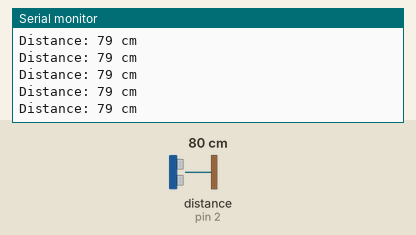
The sketch below on a simulated Arduino Uno, built with avr-gcc and run on an emulated ATmega328P. Parts: the last lines printed to the serial monitor. Wiring (inferred from the names in the program): ultrasonic range finder: trigger pin 3; echo pin 2. The inputs (shaded band) are chosen by the test bench; at power-on: distance to the obstacle (sensor on pin 2) 80 cm. The echo pulse lasts 58.3 µs per cm.

Above: at 1.2 s.
1.3 s: distance to the obstacle (sensor on pin 2) set to 2 cm
At 2.1 s:
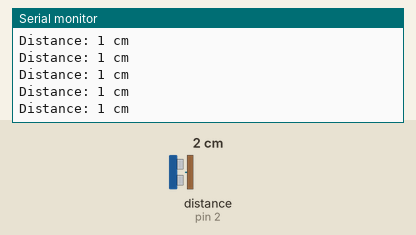
4.3 s: distance to the obstacle (sensor on pin 2) set to 120 cm
At 5.0 s:
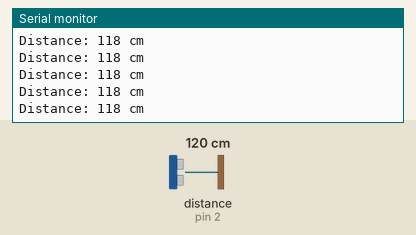
7.3 s: distance to the obstacle (sensor on pin 2) set to 4 cm
At 8.1 s:
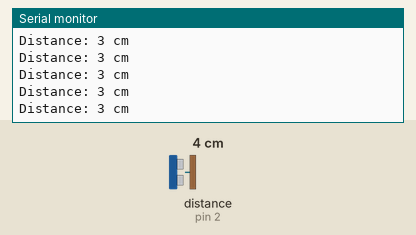
10.3 s: distance to the obstacle (sensor on pin 2) set to 18 cm
At 10.9 s:
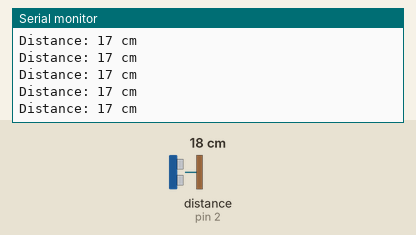
19.3 s: distance to the obstacle (sensor on pin 2) set to 9 cm
At 20.2 s:
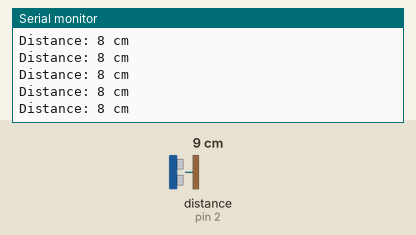
Timing chart, 0 to 22.3 s (numbered marks = the images above; inputs shaded):
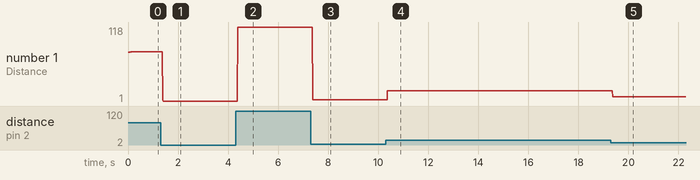

The sketch:

Ultrasonic_sensor.ino
```cpp
#define echopin 2
#define trigPin 3

long duration;
int distance;

void setup()
{
pinMode(trigPin, OUTPUT);
pinMode(echopin, INPUT);
Serial.begin(9600);
}
void loop()
{
digitalWrite(trigPin, LOW);
delayMicroseconds (2);
digitalWrite(trigPin, HIGH);
delayMicroseconds (10);
digitalWrite(trigPin, LOW);
duration = pulseIn(echopin, HIGH);
distance = duration  * 0.034 / 2;
Serial.print("Distance: ");
Serial.print(distance);
Serial.println(" cm");
}
```

Measured:
- after the input at 1.3 s, the serial monitor: prints a new line after 0.08 s (image 1)
- after the input at 4.3 s, the serial monitor: prints a new line after 0.08 s (image 2)
- after the input at 7.3 s, the serial monitor: prints a new line after 0.07 s (image 3)
- after the input at 10.3 s, the serial monitor: prints a new line after 0.07 s (image 4)
- after the input at 19.3 s, the serial monitor: prints a new line after 0.07 s (image 5)
- plotted number 1: 79 → 1 after the input at 1.3 s, 1 → 118 after the input at 4.3 s, 118 → 3 after the input at 7.3 s, 3 → 17 after the input at 10.3 s, 17 → 8 after the input at 19.3 s
